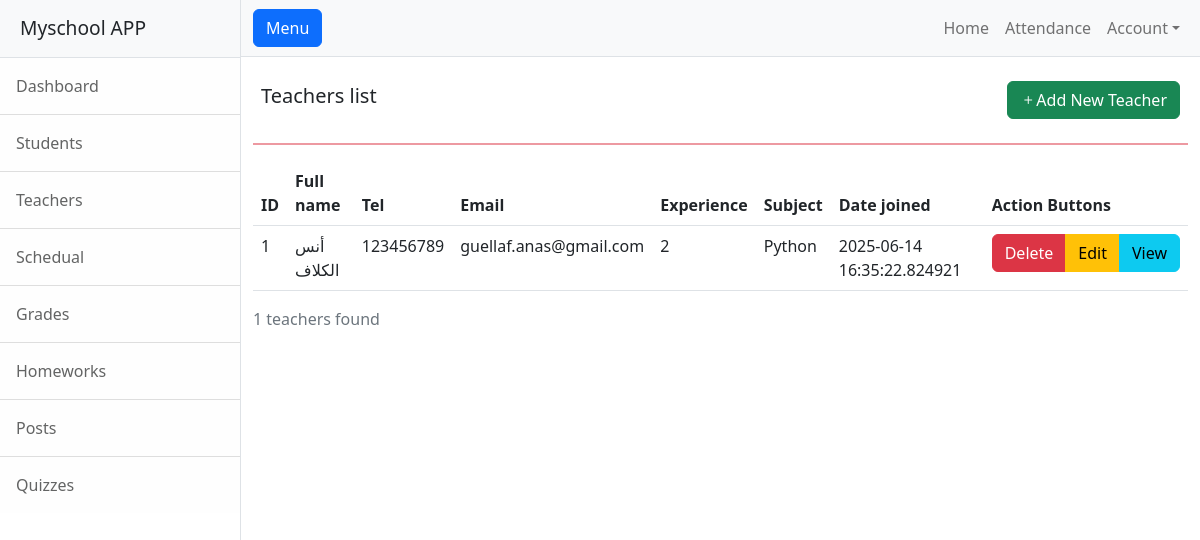
The app's page /teacher, older data.
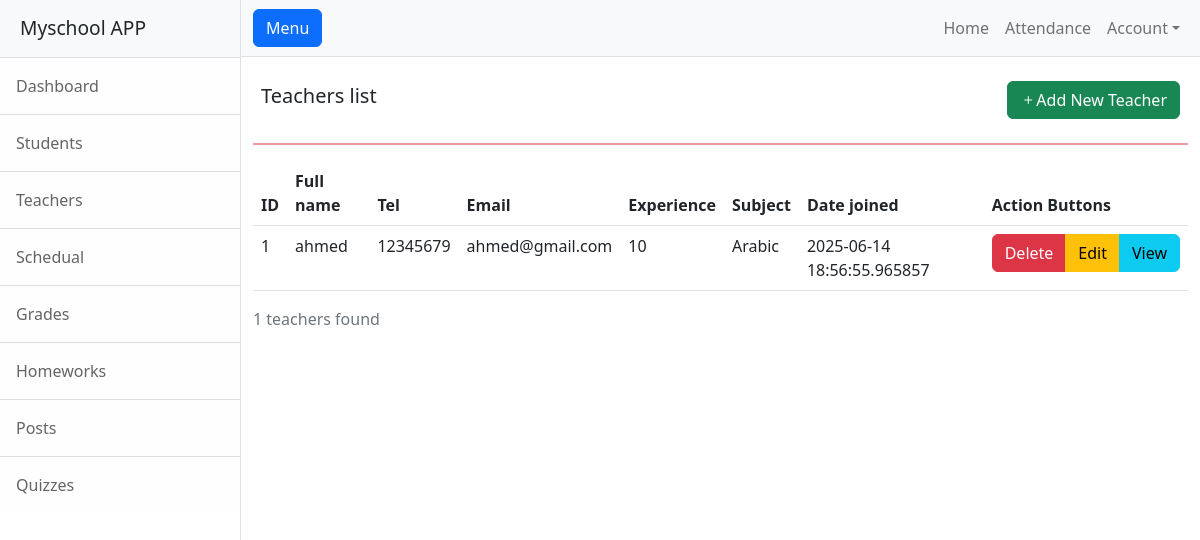
The same page, newer data.
### app.py (models this page shows)
class Teacher(db.Model):
    fullname = CharField()
    tel = CharField()
    email = CharField(unique=True)
    experience = IntegerField()
    subject = CharField()
    joining_date = DateTimeField(default=datetime.now, formats='%Y-%m-%d')
    class Meta:
        database = db

### app.py (the view)
@app.route('/teacher')
def teachers_list():
    query = Teacher.select()
    counter = query.count()
    return render_template('teacher.html', teachers = query, counter = counter)

### templates/teacher.html (shortened to what this page needs)
{% extends "base.html" %}
{% block content %}
<div class="d-flex justify-content-between align-items-center p-2">
        <h5>Teachers list</h5>
        <a href="{{ url_for('add_teacher') }}" class="btn btn-success" type="submit"><i class="bi bi-plus"></i>Add New Teacher </a>
</div>
<hr class="border border-danger border-1 opacity-50">
<table class="table">
    <thead>
      <tr>
        <th scope="col">ID</th>
        <th scope="col">Full name</th>
        <th scope="col">Tel</th>
        <th scope="col">Email</th>
        <th scope="col">Experience</th>
        <th scope="col">Subject</th>
        <th scope="col">Date joined</th>
        <th scope="col">Action Buttons</th>
      </tr>
    </thead>
    <tbody>
      {% for prof in teachers %}
        <tr>
          <td>{{ prof.id }}</td>
          <td>{{ prof.fullname }}</td>
          <td>{{ prof.tel }}</td>
          <td>{{ prof.email }}</td>
          <td>{{ prof.experience }}</td>
          <td>{{ prof.subject }}</td>
          <td>{{ prof.joining_date }}</td>
          <td>
            <div class="btn-group" role="group" aria-label="Basic example">
              <a href="{{ url_for('teacherDeleteConfirmation', teacher_id=prof.id) }}" type="button" class="btn btn-danger">Delete</a>
              <a href="" type="button" class="btn btn-warning">Edit</a>
              <a href="{{ url_for('teacher_info', teacher_id=prof.id) }}" type="button" class="btn btn-info">View</a>
            </div>
          </td>
        </tr>
      {% endfor %}
    </tbody>
  </table>
<p class="text-muted">{{ counter }} teachers found</p>
{% endblock content %}

Row changes from the older to the newer data that the page shows:
changed Teacher id 1: fullname "أنس الكلاف" → "ahmed"; tel "123456789" → "12345679"; email "guellaf.anas@gmail.com" → "ahmed@gmail.com"; experience "2" → "10"; subject "Python" → "Arabic"; joining_date "2025-06-14 16:35:22.824921" → "2025-06-14 18:56:55.965857"
